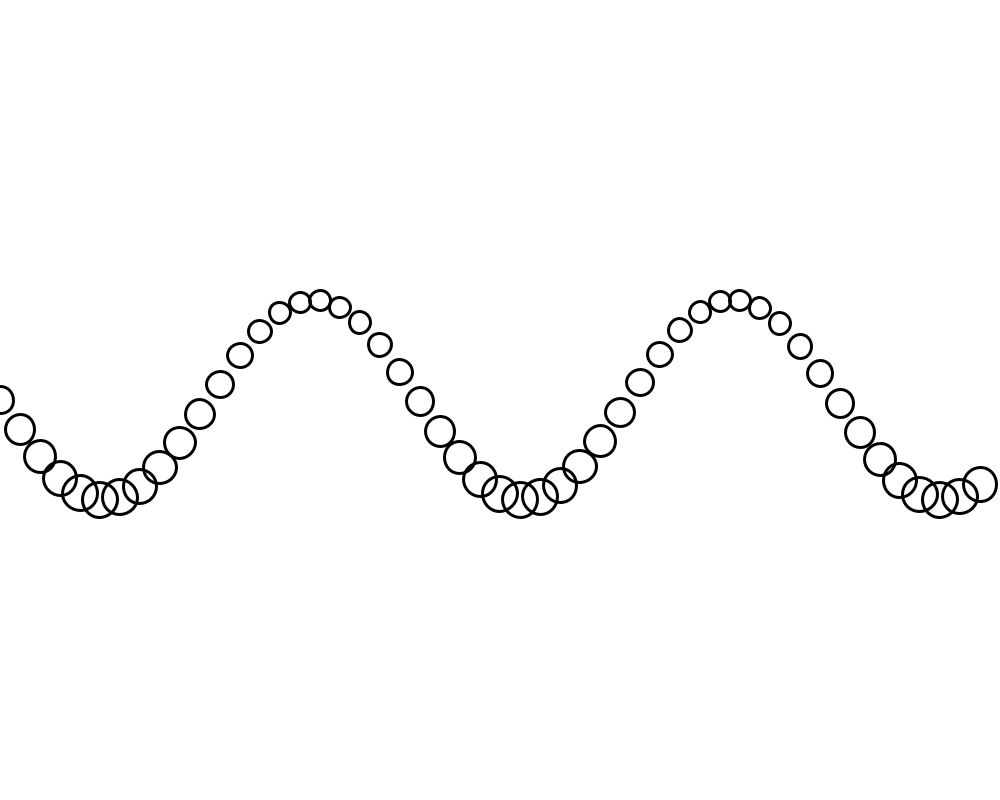
Frame 1 (no input)
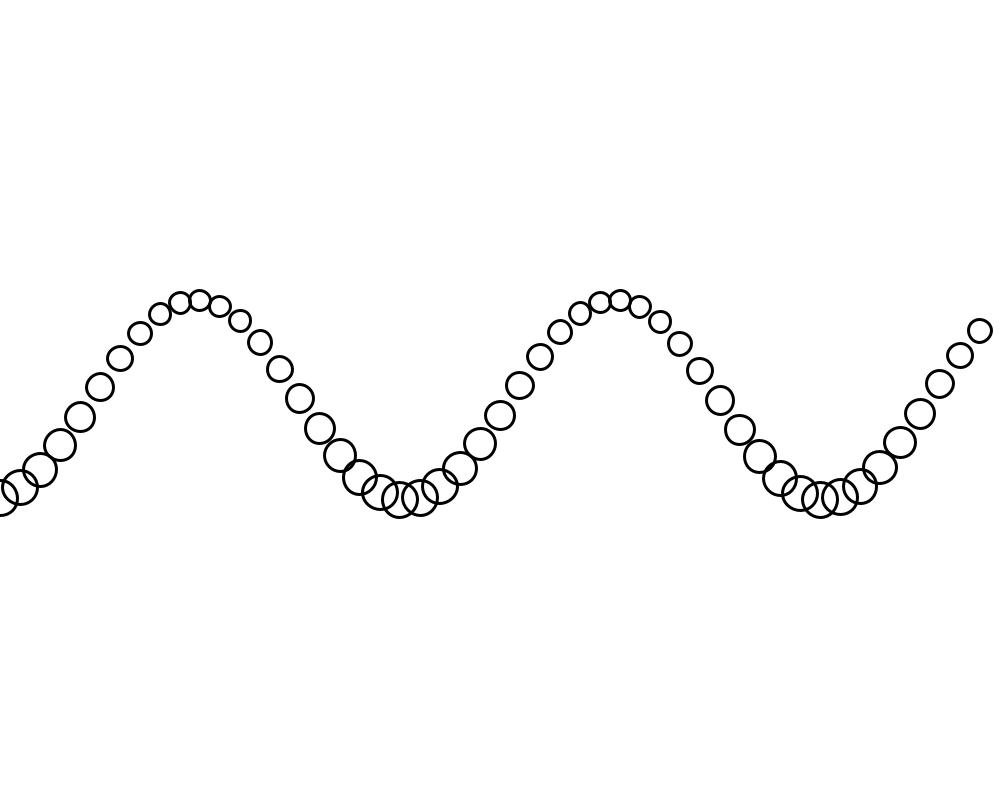
Frame 60 (the mouse pressed at the canvas centre just before this capture)
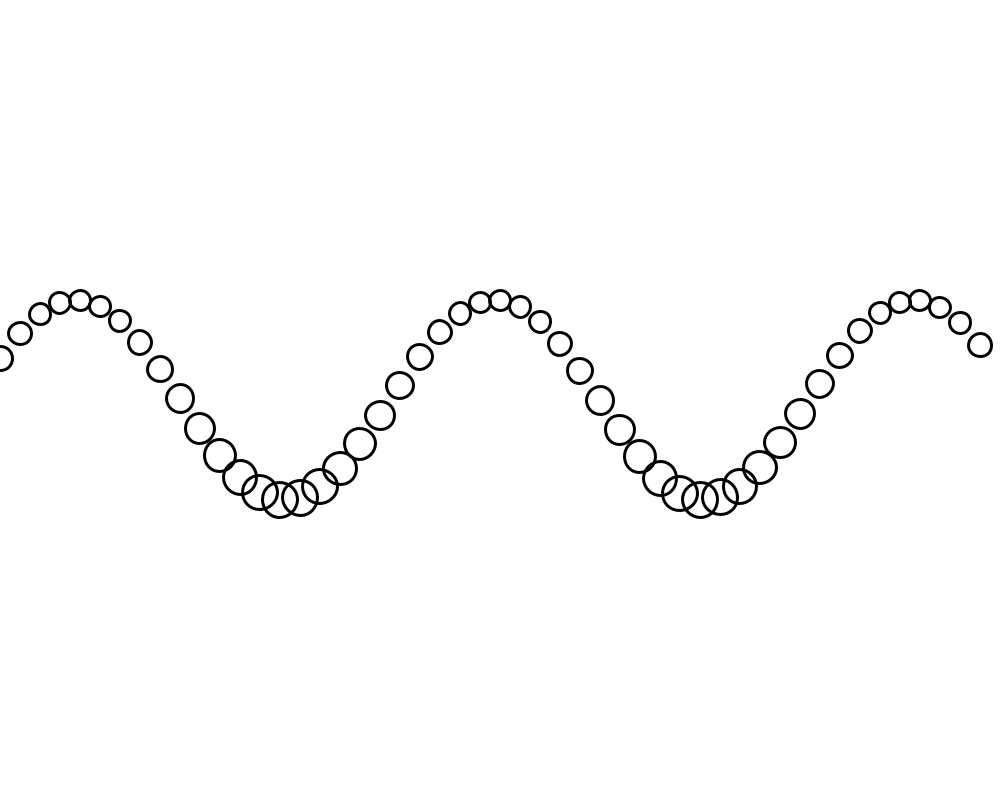
Frame 120 (the mouse held since frame 60 and released just before this capture)

The Processing sketch that drew these frames (run headless with seeded random() and noise(); from frame 60 on, the mouse is pressed at the canvas centre):

// Processing sketch: sketch_3_8The_Wave
// ── sketch_3_8The_Wave.pde
float startAngle = 0;

float velocity = 0.3;
float acceleration = 0;
float amplitude = 100;
void setup()
{
  size(1000,800);
}

void draw()
{
  strokeWeight(3);
  background(255);
  float angle = startAngle;
  for(int x =0;x<width;x+=20)
  {
    float y  = amplitude*sin(angle)+height/2;
    PVector location = new PVector(x,y);
    float r = map(location.y,height/2-amplitude,height/2+amplitude,20,35);
    ellipse(location.x,location.y,r,r);
   angle+=velocity;
   noFill();
  }
  startAngle+=0.03;
  
}
